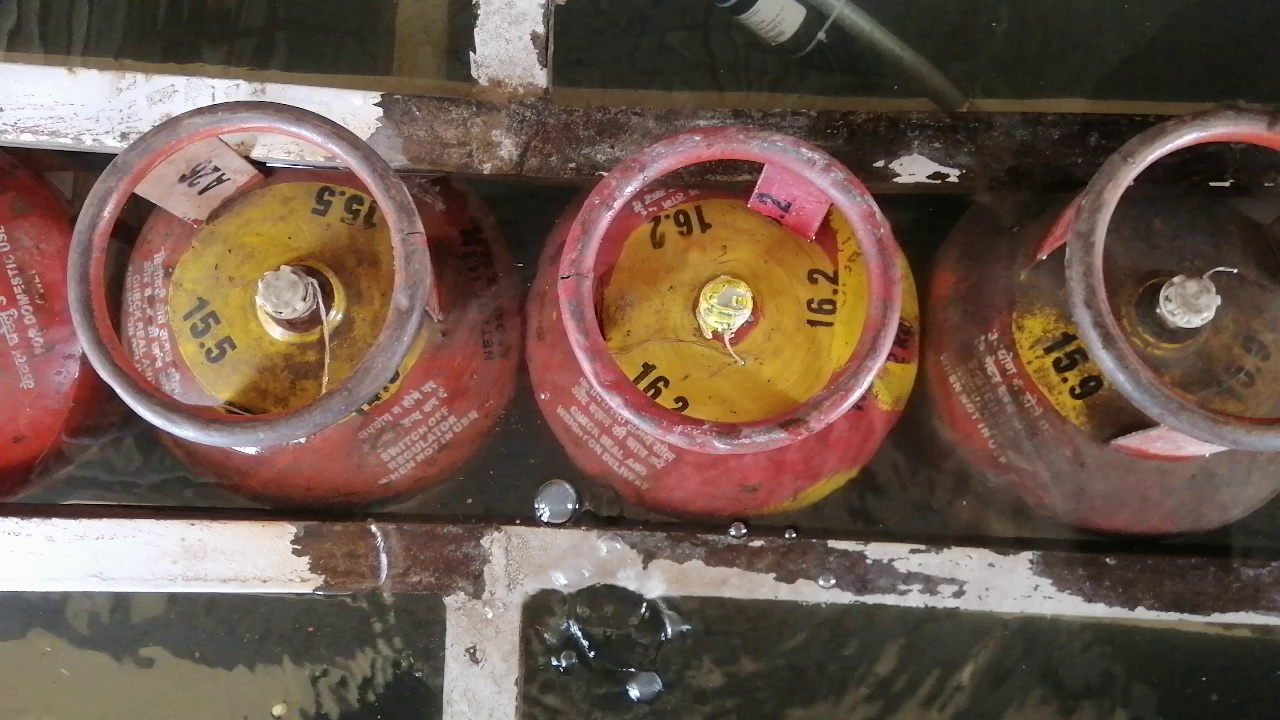
#> input picture Data/Images/image_0.jpg, 1280 x 720 px, found by its file name
$ python border_test.py
#> lines starting #> are read from the running program, lines starting #| are printed output that depends on the picture
import cv2

# Load the image
img = cv2.imread(r"E:\CODING PLAYGROUND\CODE\Bubble Detection\Data\Images\image_0.jpg")
#> img is the input picture: shape (720, 1280, 3); mean B, G, R 74.6, 87.4, 109.1

# Set the border size and color
border_size = 10
border_color = (0, 255, 0) # Green color in BGR format
img = cv2.resize(img, (1000, 600))
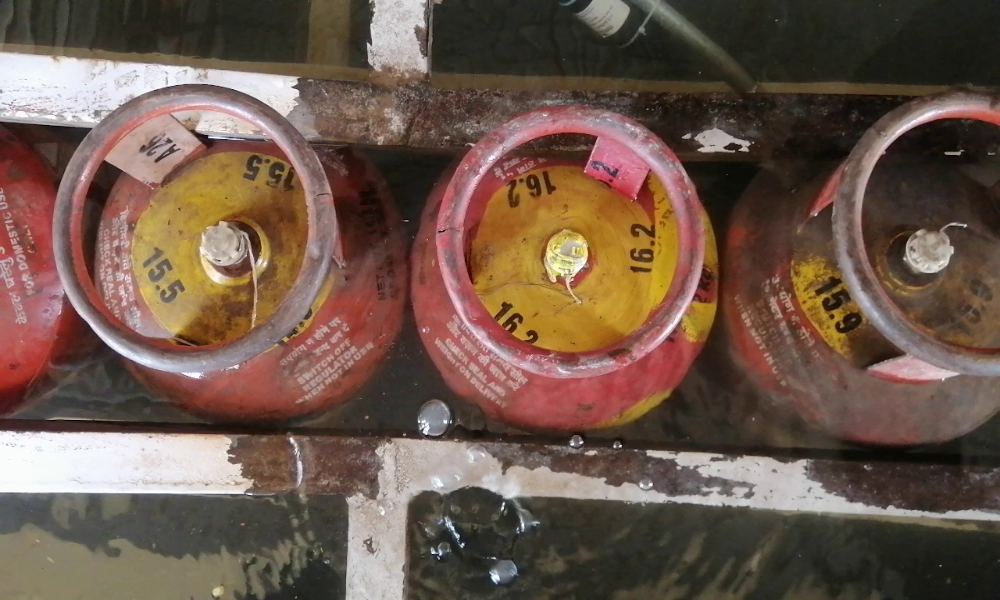
#> img: shape (600, 1000, 3); mean B, G, R 74.5, 87.3, 109
# Add borders to the image
img_with_border = cv2.copyMakeBorder(img, border_size, 10, 0, 400, cv2.BORDER_CONSTANT, value=border_color)
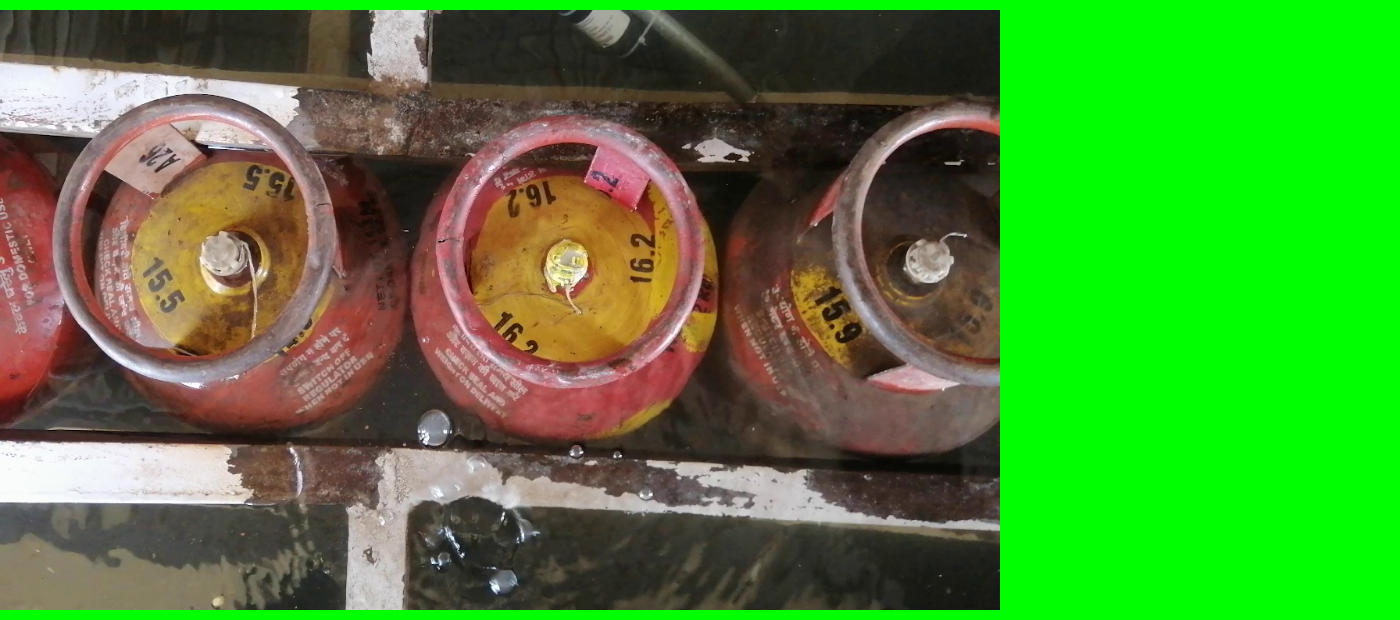
#> img_with_border: shape (620, 1400, 3); mean B, G, R 51.5, 139.1, 75.3

# Show the image with borders
cv2.imshow("Image with Borders", img_with_border)
cv2.waitKey(0)
cv2.destroyAllWindows()
